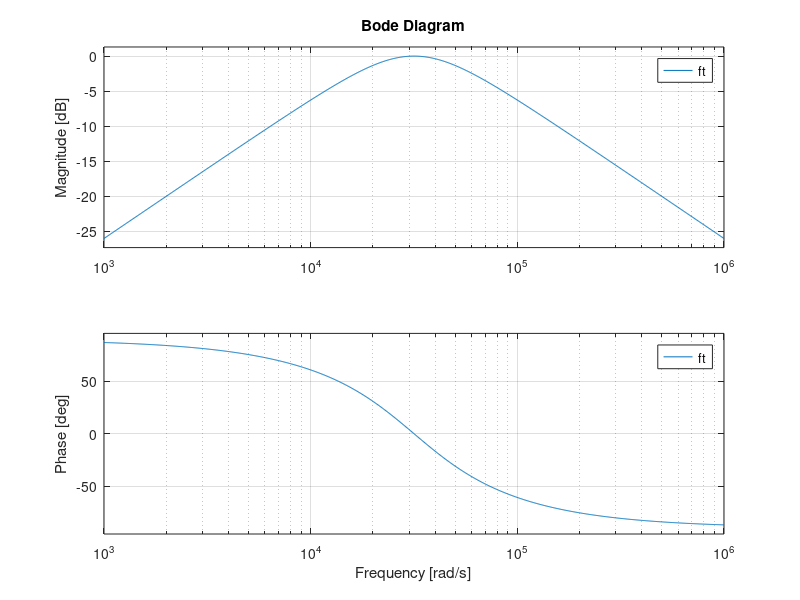
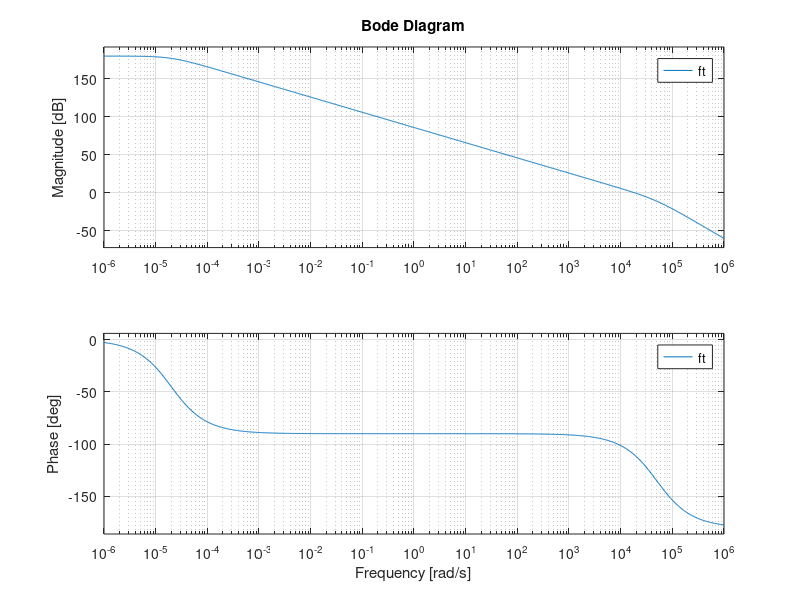
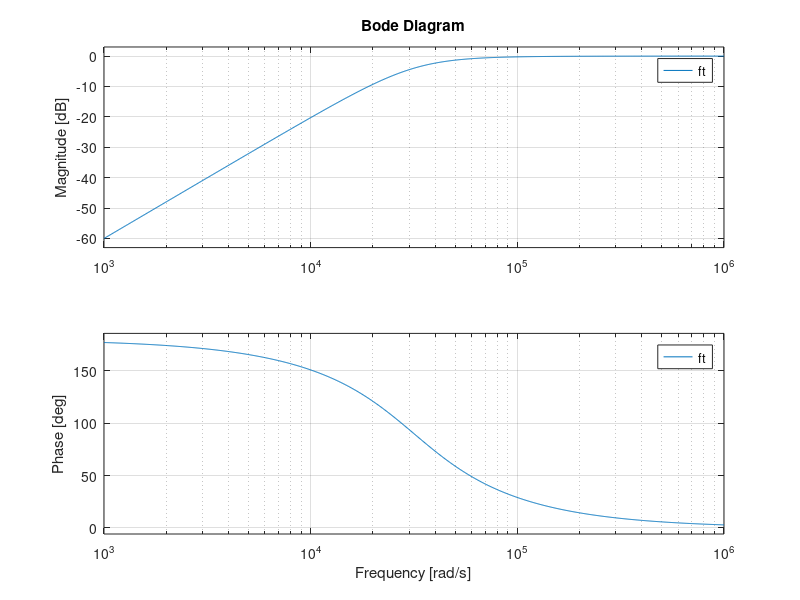
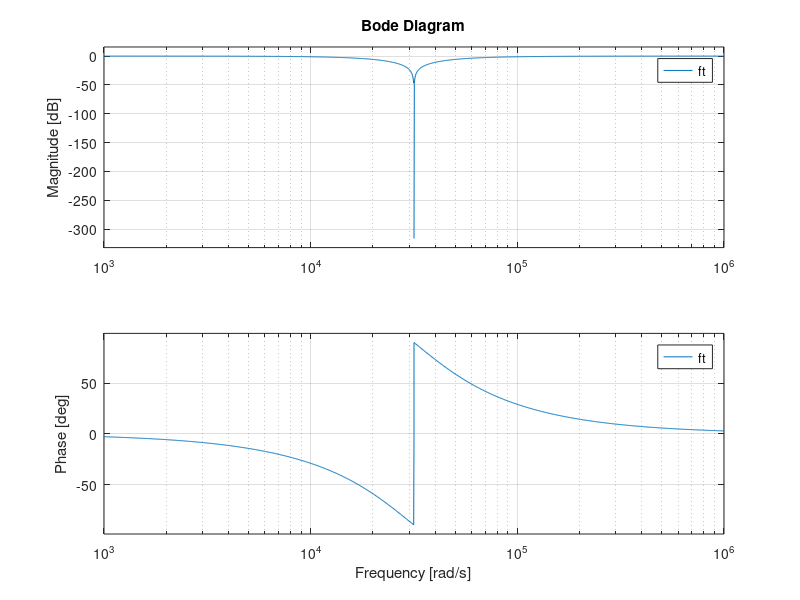

Write MATLAB code to recreate these figures, in order.
R = 500;
L = 10e-3;
C = 0.1e-6;

Num = [R/L 0];
Den = [1 R/L 1/(L*C)];
ft = tf(Num,Den)
figure('Name','Función Transferencia 1');
bode(ft);

Num = (1/(L*C));
Den = [1 R/L 1];
ft = tf(Num,Den)
figure('Name','Función Transferencia 2');
bode(ft);

Num = [1 0 0];
Den = [1 R/L 1/(L*C)];
ft = tf(Num,Den)
figure('Name','Función Transferencia 3');
bode(ft);

Num = [1 0 1/(L*C)];
Den = [1 R/L 1/(L*C)];
ft = tf(Num,Den)
figure('Name','Función Transferencia 4');
bode(ft);